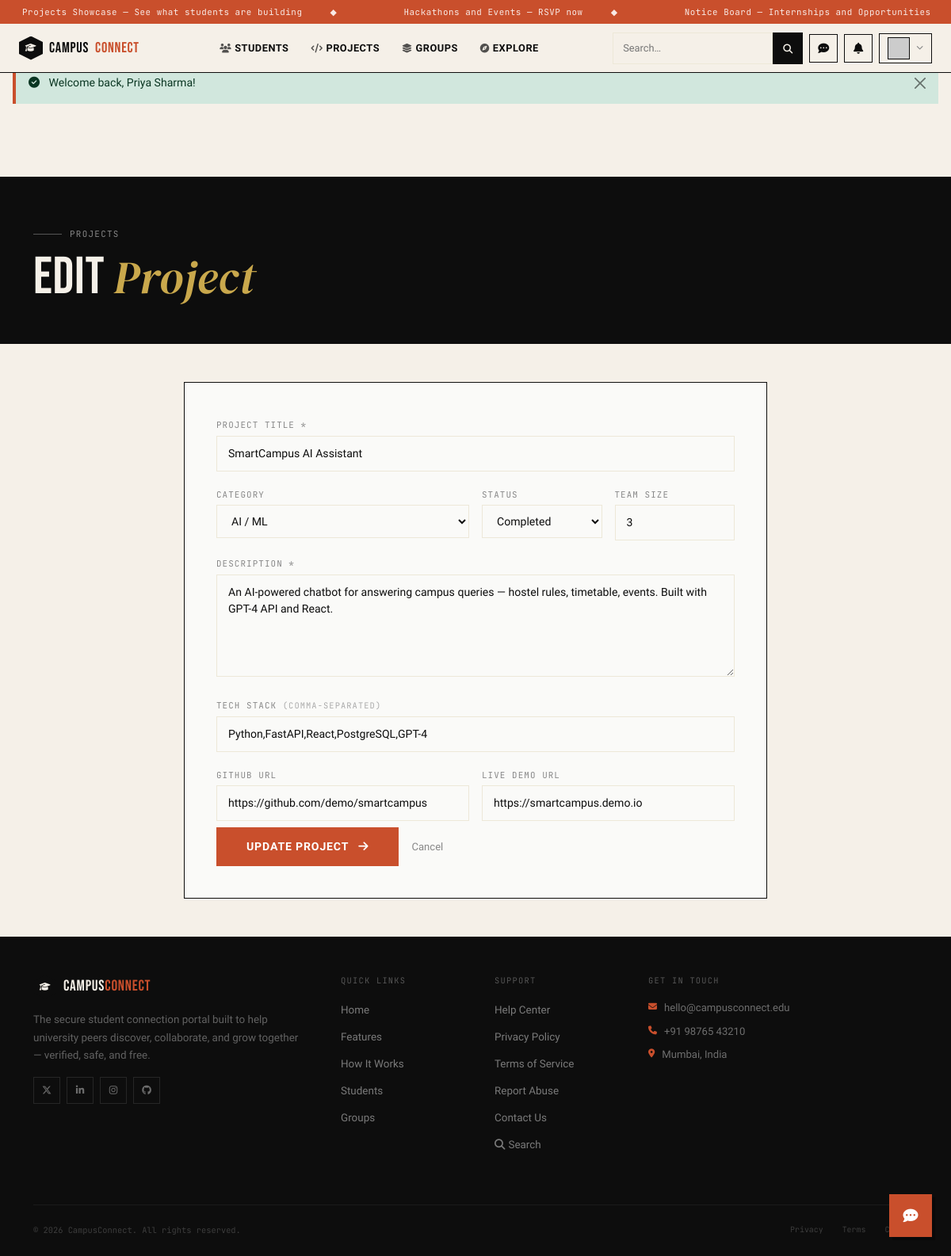
The page /pages/add_project.php?edit=1 (signed in) on the database its author committed.
### tables this page shows
CREATE TABLE IF NOT EXISTS projects (
    id            INT AUTO_INCREMENT PRIMARY KEY,
    user_id       INT NOT NULL,
    title         VARCHAR(200)  NOT NULL,
    description   TEXT,
    tech_stack    VARCHAR(300),           
    github_url    VARCHAR(300),
    live_url      VARCHAR(300),
    demo_img      VARCHAR(255)  DEFAULT '',
    category      ENUM('web','mobile','ml','hardware','research','other') DEFAULT 'other',
    status        ENUM('in_progress','completed','looking_for_team') DEFAULT 'in_progress',
    team_size     TINYINT UNSIGNED DEFAULT 1,
    likes         INT UNSIGNED DEFAULT 0,
    views         INT UNSIGNED DEFAULT 0,
    created_at    TIMESTAMP DEFAULT CURRENT_TIMESTAMP,
    updated_at    TIMESTAMP DEFAULT CURRENT_TIMESTAMP ON UPDATE CURRENT_TIMESTAMP,
    FOREIGN KEY (user_id) REFERENCES users(id) ON DELETE CASCADE
);

### includes/config.php (called while the page is built, shortened)
<?php
function e(string $s): string {
    return htmlspecialchars($s, ENT_QUOTES, 'UTF-8');
}

### pages/add_project.php (the view, shortened to what this page needs)
<?php
require_once __DIR__ . '/../includes/config.php';
$db = getDB();
$errors = [];
$vals   = ['title'=>'','description'=>'','tech_stack'=>'','github_url'=>'','live_url'=>'',
           'category'=>'web','status'=>'in_progress','team_size'=>1];
$editId = (int)($_GET['edit'] ?? 0);
$editProj = null;
if ($editId > 0) {
    $st = $db->prepare('SELECT * FROM projects WHERE id=? AND user_id=?');
    $st->execute([$editId, $_SESSION['user_id']]);
    $editProj = $st->fetch();
    if ($editProj) { $vals = array_merge($vals, $editProj); $pageTitle = 'Edit Project'; }
}
include __DIR__ . '/../includes/header.php';
?>
<div style="margin-top:92px;background:var(--paper);min-height:100vh;">
  <div style="background:var(--ink);padding:56px 0 44px;">
    <div class="container">
      <div class="cc-section-label white-lbl reveal">Projects</div>
      <h1 class="cc-heading on-dark reveal d1"><?= $editProj ? 'Edit' : 'Post a' ?> <em>Project</em></h1>
    </div>
  </div>
  <div class="container py-5">
    <div class="row justify-content-center">
      <div class="col-lg-8">
        <div style="border:1.5px solid var(--ink);background:var(--white);padding:40px;" class="reveal">
          <form method="POST" novalidate>
            <div class="row g-3">
              <div class="col-12">
                <label class="cc-form-label">Project Title *</label>
                <input type="text" name="title" value="<?= e($vals['title']) ?>"
                       class="cc-form-input <?= isset($errors['title'])?'is-invalid':'' ?>"
                       placeholder="e.g. Campus Lost & Found App">
              </div>
              <div class="col-md-6">
                <label class="cc-form-label">Category</label>
                <select name="category" class="cc-form-input">
                  <?php foreach (['web'=>'Web App','mobile'=>'Mobile App','ml'=>'AI / ML','hardware'=>'Hardware','research'=>'Research','other'=>'Other'] as $k=>$v): ?>
                  <option value="<?= $k ?>" <?= $vals['category']===$k?'selected':'' ?>><?= $v ?></option>
                  <?php endforeach; ?>
                </select>
              </div>
              <div class="col-md-3">
                <label class="cc-form-label">Status</label>
                <select name="status" class="cc-form-input">
                  <option value="completed"         <?= $vals['status']==='completed'?'selected':'' ?>>Completed</option>
                </select>
              </div>
              <div class="col-md-3">
                <label class="cc-form-label">Team Size</label>
                <input type="number" name="team_size" value="<?= (int)$vals['team_size'] ?>"
                       min="1" max="20" class="cc-form-input">
              </div>
              <div class="col-12">
                <label class="cc-form-label">Description *</label>
                <textarea name="description" rows="5" class="cc-form-input <?= isset($errors['description'])?'is-invalid':'' ?>"
                          style="resize:vertical;" placeholder="Describe what your project does, the problem it solves, and what you learned..."><?= e($vals['description']) ?></textarea>
              </div>
              <div class="col-12">
                <label class="cc-form-label">Tech Stack <span style="color:#aaa;font-size:.65rem;">(comma-separated)</span></label>
                <input type="text" name="tech_stack" value="<?= e($vals['tech_stack']) ?>"
                       class="cc-form-input" placeholder="e.g. React, Node.js, MongoDB, Python">
              </div>
              <div class="col-md-6">
                <label class="cc-form-label">GitHub URL</label>
                <input type="url" name="github_url" value="<?= e($vals['github_url']) ?>"
                       class="cc-form-input" placeholder="https://github.com/username/repo">
              </div>
              <div class="col-md-6">
                <label class="cc-form-label">Live Demo URL</label>
                <input type="url" name="live_url" value="<?= e($vals['live_url']) ?>"
                       class="cc-form-input" placeholder="https://yourproject.com">
              </div>
              <div class="col-12 d-flex gap-3 mt-2">
                <button type="submit" class="cc-form-submit" style="width:auto;padding:12px 36px;">
                  <?= $editProj?'Update Project':'Post Project' ?> <i class="fas fa-arrow-right ms-2"></i>
                </button>
                <a href="projects.php" style="font-size:.82rem;color:#888;display:flex;align-items:center;">Cancel</a>
              </div>
            </div>
          </form>
        </div>
      </div>
    </div>
  </div>
</div>
<?php include __DIR__ . '/../includes/footer.php'; ?>

### assets/css/style.css (style rules this page uses)
:root { --ink: #0d0d0d; --paper: #f5f0e8; --cream: #ede8d8; --rust: #c94f2c; --rust-light: #e8694a; --moss: #2d4a3e; --gold: #c9a84c; --sky: #1a3a5c; --white: #fafaf8; --font-display:'Bebas Neue', sans-serif; --font-serif: 'DM Serif Display', serif; --font-body: 'Bricolage Grotesque', sans-serif; --font-mono: 'JetBrains Mono', monospace; --ease-out: cubic-bezier(0.16, 1, 0.3, 1); --ease-bounce: cubic-bezier(0.34, 1.56, 0.64, 1); }
*, *::before, *::after { box-sizing: border-box; }
html { scroll-behavior: smooth; }
body { font-family: var(--font-body); background: var(--paper); color: var(--ink); overflow-x: hidden; }
a { text-decoration: none; }
.cc-section-label { display: inline-flex; align-items: center; gap: 10px; font-family: var(--font-mono); font-size: .68rem; letter-spacing: .12em; text-transform: uppercase; color: var(--rust); margin-bottom: 16px; }
.cc-section-label::before { content: ''; width: 36px; height: 1px; background: var(--rust); }
.cc-section-label.white-lbl { color: rgba(255,255,255,.5); }
.cc-section-label.white-lbl::before { background: rgba(255,255,255,.3); }
.cc-heading { font-family: var(--font-display); font-size: clamp(44px, 5.5vw, 72px); line-height: .95; letter-spacing: .01em; color: var(--ink); }
.cc-heading em { font-family: var(--font-serif); font-style: italic; color: var(--rust); font-size: .88em; }
.cc-heading.on-dark { color: var(--paper); }
.cc-heading.on-dark em { color: var(--gold); }
.reveal { opacity: 0; transform: translateY(28px); transition: opacity .8s var(--ease-out), transform .8s var(--ease-out); }
.reveal.visible { opacity: 1; transform: none; }
.d1 { transition-delay: .1s; }
.cc-form-label { font-family: var(--font-mono); font-size: .68rem; letter-spacing: .1em; text-transform: uppercase; color: #888; margin-bottom: 5px; }
.cc-form-input { width: 100%; padding: 11px 14px; background: var(--white); border: 1.5px solid var(--cream); font-family: var(--font-body); font-size: .88rem; color: var(--ink); outline: none; transition: border-color .2s; border-radius: 0; }
.cc-form-submit { width: 100%; padding: 13px; background: var(--rust); border: 2px solid var(--rust); color: #fff; font-family: var(--font-body); font-size: .88rem; font-weight: 700; text-transform: uppercase; letter-spacing: .06em; cursor: pointer; transition: all .2s; }

### rows shown on the page
projects: title "SmartCampus AI Assistant", category "AI / ML", status "Completed", team_size "3", description "An AI-powered chatbot for answering campus queries — hostel rules, timetable, events. Built with GPT-4 API and React.", tech_stack "Python,FastAPI,React,PostgreSQL,GPT-4", github_url "https://github.com/demo/smartcampus", live_url "https://smartcampus.demo.io"

### other values the page prints
$t "Projects Showcase — See what students are building"
$t "Hackathons and Events — RSVP now"
$t "Notice Board — Internships and Opportunities"
$flash['msg'] "Welcome back, Priya Sharma!"
